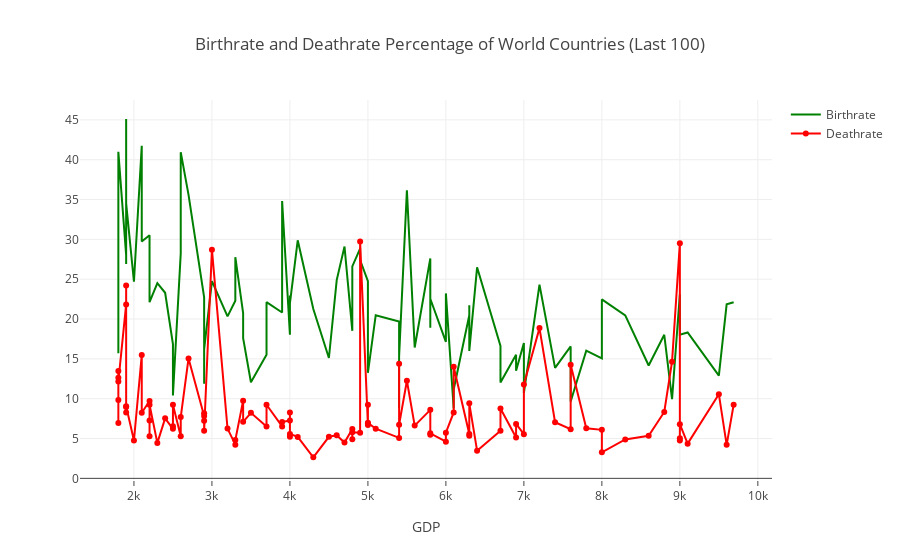

Notebook code cell kept with this figure:
### Code cell
# prepare data frame
df = gdp.iloc[77:177,:]

# Creating trace1
trace1 = go.Scatter(
                    x = df.gdp,
                    y = df.birthrate,
                    mode = "lines",
                    name = "Birthrate",
                    marker = dict(color = 'green'),
                    text= df.country)
# Creating trace2
trace2 = go.Scatter(
                    x = df.gdp,
                    y = df.deathrate,
                    mode = "lines+markers",
                    name = "Deathrate",
                    marker = dict(color = 'red'),
                    text= df.country)
z = [trace1, trace2]
layout = dict(title = 'Birthrate and Deathrate Percentage of World Countries (Last 100)',
              xaxis= dict(title= 'GDP',ticklen= 5,zeroline= False)
             )
fig = dict(data = z, layout = layout)
plt.savefig('Cw_2.png')
iplot(fig)

### Figure 1 — Plotly figure (JSON) as saved in the notebook; plotly's stock layout.template omitted (floating-point values rounded to 4 significant figures)
{"data": [{"marker": {"color": "green"}, "mode": "lines", "name": "Birthrate", "text": ["Western Sahara ", "Turks & Caicos Is ", "Trinidad & Tobago ", "Costa Rica ", "Palau ", "Malaysia ", "Mexico ", "Botswana ", "Russia ", "Saint Kitts & Nevis ", "Anguilla ", "French Guiana ", "American Samoa ", "Guadeloupe ", "Seychelles ", "Bulgaria ", "Brazil ", "Thailand ", "Namibia ", "Romania ", "Iran ", "St Pierre & Miquelon ", "Tunisia ", "Macedonia ", "Turkey ", "Libya ", "Kazakhstan ", "Panama ", "Colombia ", "Belarus ", "Bosnia & Herzegovina ", "Dominican Republic ", "Algeria ", "Fiji ", "Reunion ", "Turkmenistan ", "Samoa ", "Gabon ", "Dominica ", "Ukraine ", "Saint Lucia ", "Peru ", "China ", "Grenada ", "Cook Islands ", "Nauru ", "Swaziland ", "Belize ", "El Salvador ", "Venezuela ", "Lebanon ", "Paraguay ", "Philippines ", "Albania ", "Jordan ", "Guatemala ", "Morocco ", "Egypt ", "Guyana ", "Suriname ", "Maldives ", "Jamaica ", "Wallis and Futuna ", "Sri Lanka ", "Armenia ", "Montserrat ", "Azerbaijan ", "Syria ", "Ecuador ", "Indonesia ", "Lesotho ", "Saint Vincent and the Grenadines ", "Cuba ", "India ", "Vanuatu ", "Equatorial Guinea ", "Mayotte ", "Honduras ", "Georgia ", "Saint Helena ", "Vietnam ", "Bolivia ", "Nicaragua ", "Serbia ", "Papua New Guinea ", "Tonga ", "Ghana ", "Pakistan ", "Guinea ", "Micronesia, Fed. St. ", "Sudan ", "Cambodia ", "Bangladesh ", "Angola ", "Zimbabwe ", "Mauritania ", "Moldova ", "Mongolia ", "Cameroon ", "Burma "], "type": "scatter", "uid": "42c863af-f44d-4bf3-a248-ea1d958f9731", "x": [9690.0, 9600, 9500, 9100, 9000, 9000, 9000, 9000, 8900, 8800, 8600, 8300, 8000, 8000, 7800, 7600, 7600, 7400, 7200, 7000, 7000, 6900, 6900, 6700, 6700, 6400, 6300, 6300, 6300, 6100, 6100, 6000, 6000, 5800, 5800, 5800, 5600, 5500, 5400, 5400, 5400, 5100, 5000, 5000, 5000, 5000, 4900, 4900, 4800, 4800, 4800, 4700, 4600, 4500, 4300, 4100, 4000, 4000, 4000, 4000, 3900, 3900, 3700, 3700, 3500, 3400, 3400, 3300, 3300, 3200, 3000, 2900, 2900, 2900, 2900, 2700, 2600, 2600, 2500, 2500, 2500, 2400, 2300, 2200, 2200, 2200, 2200, 2100, 2100, 2000, 1900, 1900, 1900, 1900, 1900, 1800, 1800, 1800, 1800, 1800], "y": [22.11, 21.84, 12.9, 18.32, 18.03, 22.86, 20.69, 23.08, 9.95, 18.02, 14.17, 20.46, 22.46, 15.05, 16.03, 9.65, 16.56, 13.87, 24.32, 10.7, 17, 13.52, 15.52, 12.02, 16.62, 26.49, 16, 21.74, 20.48, 11.16, 8.77, 23.22, 17.14, 22.55, 18.9, 27.61, 16.43, 36.16, 15.27, 8.82, 19.68, 20.48, 13.25, 22.08, 21, 24.76, 27.41, 28.84, 26.61, 18.71, 18.52, 29.1, 24.89, 15.11, 21.25, 29.88, 21.98, 22.94, 18.28, 18.02, 34.81, 20.82, 22.11, 15.51, 12.07, 17.59, 20.74, 27.76, 22.29, 20.34, 24.75, 16.18, 11.89, 22.01, 22.72, 35.59, 40.95, 28.24, 10.41, 12.13, 16.86, 23.3, 24.51, 22.11, 29.36, 25.37, 30.52, 29.74, 41.76, 24.68, 34.53, 26.9, 29.8, 45.11, 28.01, 40.99, 15.7, 21.59, 33.89, 17.91]}, {"marker": {"color": "red"}, "mode": "lines+markers", "name": "Deathrate", "text": ["Western Sahara ", "Turks & Caicos Is ", "Trinidad & Tobago ", "Costa Rica ", "Palau ", "Malaysia ", "Mexico ", "Botswana ", "Russia ", "Saint Kitts & Nevis ", "Anguilla ", "French Guiana ", "American Samoa ", "Guadeloupe ", "Seychelles ", "Bulgaria ", "Brazil ", "Thailand ", "Namibia ", "Romania ", "Iran ", "St Pierre & Miquelon ", "Tunisia ", "Macedonia ", "Turkey ", "Libya ", "Kazakhstan ", "Panama ", "Colombia ", "Belarus ", "Bosnia & Herzegovina ", "Dominican Republic ", "Algeria ", "Fiji ", "Reunion ", "Turkmenistan ", "Samoa ", "Gabon ", "Dominica ", "Ukraine ", "Saint Lucia ", "Peru ", "China ", "Grenada ", "Cook Islands ", "Nauru ", "Swaziland ", "Belize ", "El Salvador ", "Venezuela ", "Lebanon ", "Paraguay ", "Philippines ", "Albania ", "Jordan ", "Guatemala ", "Morocco ", "Egypt ", "Guyana ", "Suriname ", "Maldives ", "Jamaica ", "Wallis and Futuna ", "Sri Lanka ", "Armenia ", "Montserrat ", "Azerbaijan ", "Syria ", "Ecuador ", "Indonesia ", "Lesotho ", "Saint Vincent and the Grenadines ", "Cuba ", "India ", "Vanuatu ", "Equatorial Guinea ", "Mayotte ", "Honduras ", "Georgia ", "Saint Helena ", "Vietnam ", "Bolivia ", "Nicaragua ", "Serbia ", "Papua New Guinea ", "Tonga ", "Ghana ", "Pakistan ", "Guinea ", "Micronesia, Fed. St. ", "Sudan ", "Cambodia ", "Bangladesh ", "Angola ", "Zimbabwe ", "Mauritania ", "Moldova ", "Mongolia ", "Cameroon ", "Burma "], "type": "scatter", "uid": "831d8027-f062-455b-8178-f803842ee3d5", "x": [9690.0, 9600, 9500, 9100, 9000, 9000, 9000, 9000, 8900, 8800, 8600, 8300, 8000, 8000, 7800, 7600, 7600, 7400, 7200, 7000, 7000, 6900, 6900, 6700, 6700, 6400, 6300, 6300, 6300, 6100, 6100, 6000, 6000, 5800, 5800, 5800, 5600, 5500, 5400, 5400, 5400, 5100, 5000, 5000, 5000, 5000, 4900, 4900, 4800, 4800, 4800, 4700, 4600, 4500, 4300, 4100, 4000, 4000, 4000, 4000, 3900, 3900, 3700, 3700, 3500, 3400, 3400, 3300, 3300, 3200, 3000, 2900, 2900, 2900, 2900, 2700, 2600, 2600, 2500, 2500, 2500, 2400, 2300, 2200, 2200, 2200, 2200, 2100, 2100, 2000, 1900, 1900, 1900, 1900, 1900, 1800, 1800, 1800, 1800, 1800], "y": [9.241, 4.21, 10.57, 4.36, 6.8, 5.05, 4.74, 29.5, 14.65, 8.33, 5.34, 4.88, 3.27, 6.09, 6.29, 14.27, 6.17, 7.04, 18.86, 11.77, 5.55, 6.83, 5.13, 8.77, 5.97, 3.48, 9.42, 5.36, 5.58, 14.02, 8.27, 5.73, 4.61, 5.65, 5.49, 8.6, 6.62, 12.25, 6.73, 14.39, 5.08, 6.23, 6.97, 6.88, 9.241, 6.7, 29.74, 5.72, 5.78, 4.92, 6.21, 4.49, 5.41, 5.22, 2.65, 5.2, 5.58, 5.23, 8.28, 7.27, 7.06, 6.52, 9.241, 6.52, 8.23, 7.1, 9.75, 4.81, 4.23, 6.25, 28.71, 5.98, 7.22, 8.18, 7.82, 15.06, 7.7, 5.28, 9.23, 6.53, 6.22, 7.53, 4.45, 9.241, 7.25, 5.28, 9.72, 8.23, 15.48, 4.75, 8.97, 9.06, 8.27, 24.2, 21.84, 12.16, 12.64, 6.95, 13.47, 9.83]}], "layout": {"title": {"text": "Birthrate and Deathrate Percentage of World Countries (Last 100)"}, "xaxis": {"ticklen": 5, "title": {"text": "GDP"}, "zeroline": false}}}
